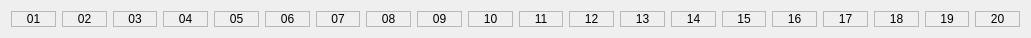
    <widget class="QWidget" name="layoutWidget">
     <property name="geometry">
      <rect>
       <x>169</x>
       <y>20</y>
       <width>1031</width>
       <height>26</height>
      </rect>
     </property>
     <layout class="QGridLayout" name="gridLayout">
      <item row="0" column="0">
       <widget class="PyDMLabel" name="PyDMLabel_10">
        <property name="toolTip">
         <string/>
        </property>
        <property name="frameShape">
         <enum>QFrame::StyledPanel</enum>
        </property>
        <property name="frameShadow">
         <enum>QFrame::Plain</enum>
        </property>
        <property name="lineWidth">
         <number>5</number>
        </property>
        <property name="text">
         <string>01</string>
        </property>
        <property name="alignment">
         <set>Qt::AlignCenter</set>
        </property>
       </widget>
      </item>
      <item row="0" column="1">
       <widget class="PyDMLabel" name="PyDMLabel_11">
        <property name="toolTip">
         <string/>
        </property>
        <property name="frameShape">
         <enum>QFrame::StyledPanel</enum>
        </property>
        <property name="frameShadow">
         <enum>QFrame::Plain</enum>
        </property>
        <property name="lineWidth">
         <number>5</number>
        </property>
        <property name="text">
         <string>02</string>
        </property>
        <property name="alignment">
         <set>Qt::AlignCenter</set>
        </property>
       </widget>
      </item>
      <item row="0" column="2">
       <widget class="PyDMLabel" name="PyDMLabel_13">
        <property name="toolTip">
         <string/>
        </property>
        <property name="frameShape">
         <enum>QFrame::StyledPanel</enum>
        </property>
        <property name="frameShadow">
         <enum>QFrame::Plain</enum>
        </property>
        <property name="lineWidth">
         <number>5</number>
        </property>
        <property name="text">
         <string>03</string>
        </property>
        <property name="alignment">
         <set>Qt::AlignCenter</set>
        </property>
       </widget>
      </item>
      <item row="0" column="3">
       <widget class="PyDMLabel" name="PyDMLabel_12">
        <property name="toolTip">
         <string/>
        </property>
        <property name="frameShape">
         <enum>QFrame::StyledPanel</enum>
        </property>
        <property name="frameShadow">
         <enum>QFrame::Plain</enum>
        </property>
        <property name="lineWidth">
         <number>5</number>
        </property>
        <property name="text">
         <string>04</string>
        </property>
        <property name="alignment">
         <set>Qt::AlignCenter</set>
        </property>
       </widget>
      </item>
      <item row="0" column="4">
       <widget class="PyDMLabel" name="PyDMLabel_15">
        <property name="toolTip">
         <string/>
        </property>
        <property name="frameShape">
         <enum>QFrame::StyledPanel</enum>
        </property>
        <property name="frameShadow">
         <enum>QFrame::Plain</enum>
        </property>
        <property name="lineWidth">
         <number>5</number>
        </property>
        <property name="text">
         <string>05</string>
        </property>
        <property name="alignment">
         <set>Qt::AlignCenter</set>
        </property>
       </widget>
      </item>
      <item row="0" column="5">
       <widget class="PyDMLabel" name="PyDMLabel_14">
        <property name="toolTip">
         <string/>
        </property>
        <property name="frameShape">
         <enum>QFrame::StyledPanel</enum>
        </property>
        <property name="frameShadow">
         <enum>QFrame::Plain</enum>
        </property>
        <property name="lineWidth">
         <number>5</number>
        </property>
        <property name="text">
         <string>06</string>
        </property>
        <property name="alignment">
         <set>Qt::AlignCenter</set>
        </property>
       </widget>
      </item>
      <item row="0" column="6">
       <widget class="PyDMLabel" name="PyDMLabel_17">
        <property name="toolTip">
         <string/>
        </property>
        <property name="frameShape">
         <enum>QFrame::StyledPanel</enum>
        </property>
        <property name="frameShadow">
         <enum>QFrame::Plain</enum>
        </property>
        <property name="lineWidth">
         <number>5</number>
        </property>
        <property name="text">
         <string>07</string>
        </property>
        <property name="alignment">
         <set>Qt::AlignCenter</set>
        </property>
       </widget>
      </item>
      <item row="0" column="7">
       <widget class="PyDMLabel" name="PyDMLabel_16">
        <property name="toolTip">
         <string/>
        </property>
        <property name="frameShape">
         <enum>QFrame::StyledPanel</enum>
        </property>
        <property name="frameShadow">
         <enum>QFrame::Plain</enum>
        </property>
        <property name="lineWidth">
         <number>5</number>
        </property>
        <property name="text">
         <string>08</string>
        </property>
        <property name="alignment">
         <set>Qt::AlignCenter</set>
        </property>
       </widget>
      </item>
      <item row="0" column="8">
       <widget class="PyDMLabel" name="PyDMLabel_19">
        <property name="toolTip">
         <string/>
        </property>
        <property name="frameShape">
         <enum>QFrame::StyledPanel</enum>
        </property>
        <property name="frameShadow">
         <enum>QFrame::Plain</enum>
        </property>
        <property name="lineWidth">
         <number>5</number>
        </property>
        <property name="text">
         <string>09</string>
        </property>
        <property name="alignment">
         <set>Qt::AlignCenter</set>
        </property>
       </widget>
      </item>
      <item row="0" column="9">
       <widget class="PyDMLabel" name="PyDMLabel_18">
        <property name="toolTip">
         <string/>
        </property>
        <property name="frameShape">
         <enum>QFrame::StyledPanel</enum>
        </property>
        <property name="frameShadow">
         <enum>QFrame::Plain</enum>
        </property>
        <property name="lineWidth">
         <number>5</number>
        </property>
        <property name="text">
         <string>10</string>
        </property>
        <property name="alignment">
         <set>Qt::AlignCenter</set>
        </property>
       </widget>
      </item>
      <item row="0" column="10">
       <widget class="PyDMLabel" name="PyDMLabel_21">
        <property name="toolTip">
         <string/>
        </property>
        <property name="frameShape">
         <enum>QFrame::StyledPanel</enum>
        </property>
        <property name="frameShadow">
         <enum>QFrame::Plain</enum>
        </property>
        <property name="lineWidth">
         <number>5</number>
        </property>
        <property name="text">
         <string>11</string>
        </property>
        <property name="alignment">
         <set>Qt::AlignCenter</set>
        </property>
       </widget>
      </item>
      <item row="0" column="11">
       <widget class="PyDMLabel" name="PyDMLabel_20">
        <property name="toolTip">
         <string/>
        </property>
        <property name="frameShape">
         <enum>QFrame::StyledPanel</enum>
        </property>
        <property name="frameShadow">
         <enum>QFrame::Plain</enum>
        </property>
        <property name="lineWidth">
         <number>5</number>
        </property>
        <property name="text">
         <string>12</string>
        </property>
        <property name="alignment">
         <set>Qt::AlignCenter</set>
        </property>
       </widget>
      </item>
      <item row="0" column="12">
       <widget class="PyDMLabel" name="PyDMLabel_23">
        <property name="toolTip">
         <string/>
        </property>
        <property name="frameShape">
         <enum>QFrame::StyledPanel</enum>
        </property>
        <property name="frameShadow">
         <enum>QFrame::Plain</enum>
        </property>
        <property name="lineWidth">
         <number>5</number>
        </property>
        <property name="text">
         <string>13</string>
        </property>
        <property name="alignment">
         <set>Qt::AlignCenter</set>
        </property>
       </widget>
      </item>
      <item row="0" column="13">
       <widget class="PyDMLabel" name="PyDMLabel_22">
        <property name="toolTip">
         <string/>
        </property>
        <property name="frameShape">
         <enum>QFrame::StyledPanel</enum>
        </property>
        <property name="frameShadow">
         <enum>QFrame::Plain</enum>
        </property>
        <property name="lineWidth">
         <number>5</number>
        </property>
        <property name="text">
         <string>14</string>
        </property>
        <property name="alignment">
         <set>Qt::AlignCenter</set>
        </property>
       </widget>
      </item>
      <item row="0" column="14">
       <widget class="PyDMLabel" name="PyDMLabel_25">
        <property name="toolTip">
         <string/>
        </property>
        <property name="frameShape">
         <enum>QFrame::StyledPanel</enum>
        </property>
        <property name="frameShadow">
         <enum>QFrame::Plain</enum>
        </property>
        <property name="lineWidth">
         <number>5</number>
        </property>
        <property name="text">
         <string>15</string>
        </property>
        <property name="alignment">
         <set>Qt::AlignCenter</set>
        </property>
       </widget>
      </item>
      <item row="0" column="15">
       <widget class="PyDMLabel" name="PyDMLabel_24">
        <property name="toolTip">
         <string/>
        </property>
        <property name="frameShape">
         <enum>QFrame::StyledPanel</enum>
        </property>
        <property name="frameShadow">
         <enum>QFrame::Plain</enum>
        </property>
        <property name="lineWidth">
         <number>5</number>
        </property>
        <property name="text">
         <string>16</string>
        </property>
        <property name="alignment">
         <set>Qt::AlignCenter</set>
        </property>
       </widget>
      </item>
      <item row="0" column="16">
       <widget class="PyDMLabel" name="PyDMLabel_27">
        <property name="toolTip">
         <string/>
        </property>
        <property name="frameShape">
         <enum>QFrame::StyledPanel</enum>
        </property>
        <property name="frameShadow">
         <enum>QFrame::Plain</enum>
        </property>
        <property name="lineWidth">
         <number>5</number>
        </property>
        <property name="text">
         <string>17</string>
        </property>
        <property name="alignment">
         <set>Qt::AlignCenter</set>
        </property>
       </widget>
      </item>
      <item row="0" column="17">
       <widget class="PyDMLabel" name="PyDMLabel_26">
        <property name="toolTip">
         <string/>
        </property>
        <property name="frameShape">
         <enum>QFrame::StyledPanel</enum>
        </property>
        <property name="frameShadow">
         <enum>QFrame::Plain</enum>
        </property>
        <property name="lineWidth">
         <number>5</number>
        </property>
        <property name="text">
         <string>18</string>
        </property>
        <property name="alignment">
         <set>Qt::AlignCenter</set>
        </property>
       </widget>
      </item>
      <item row="0" column="18">
       <widget class="PyDMLabel" name="PyDMLabel_29">
        <property name="toolTip">
         <string/>
        </property>
        <property name="frameShape">
         <enum>QFrame::StyledPanel</enum>
        </property>
        <property name="frameShadow">
         <enum>QFrame::Plain</enum>
        </property>
        <property name="lineWidth">
         <number>5</number>
        </property>
        <property name="text">
         <string>19</string>
        </property>
        <property name="alignment">
         <set>Qt::AlignCenter</set>
        </property>
       </widget>
      </item>
      <item row="0" column="19">
       <widget class="PyDMLabel" name="PyDMLabel_28">
        <property name="toolTip">
         <string/>
        </property>
        <property name="frameShape">
         <enum>QFrame::StyledPanel</enum>
        </property>
        <property name="frameShadow">
         <enum>QFrame::Plain</enum>
        </property>
        <property name="lineWidth">
         <number>5</number>
        </property>
        <property name="text">
         <string>20</string>
        </property>
        <property name="alignment">
         <set>Qt::AlignCenter</set>
        </property>
       </widget>
      </item>
     </layout>
    </widget>
